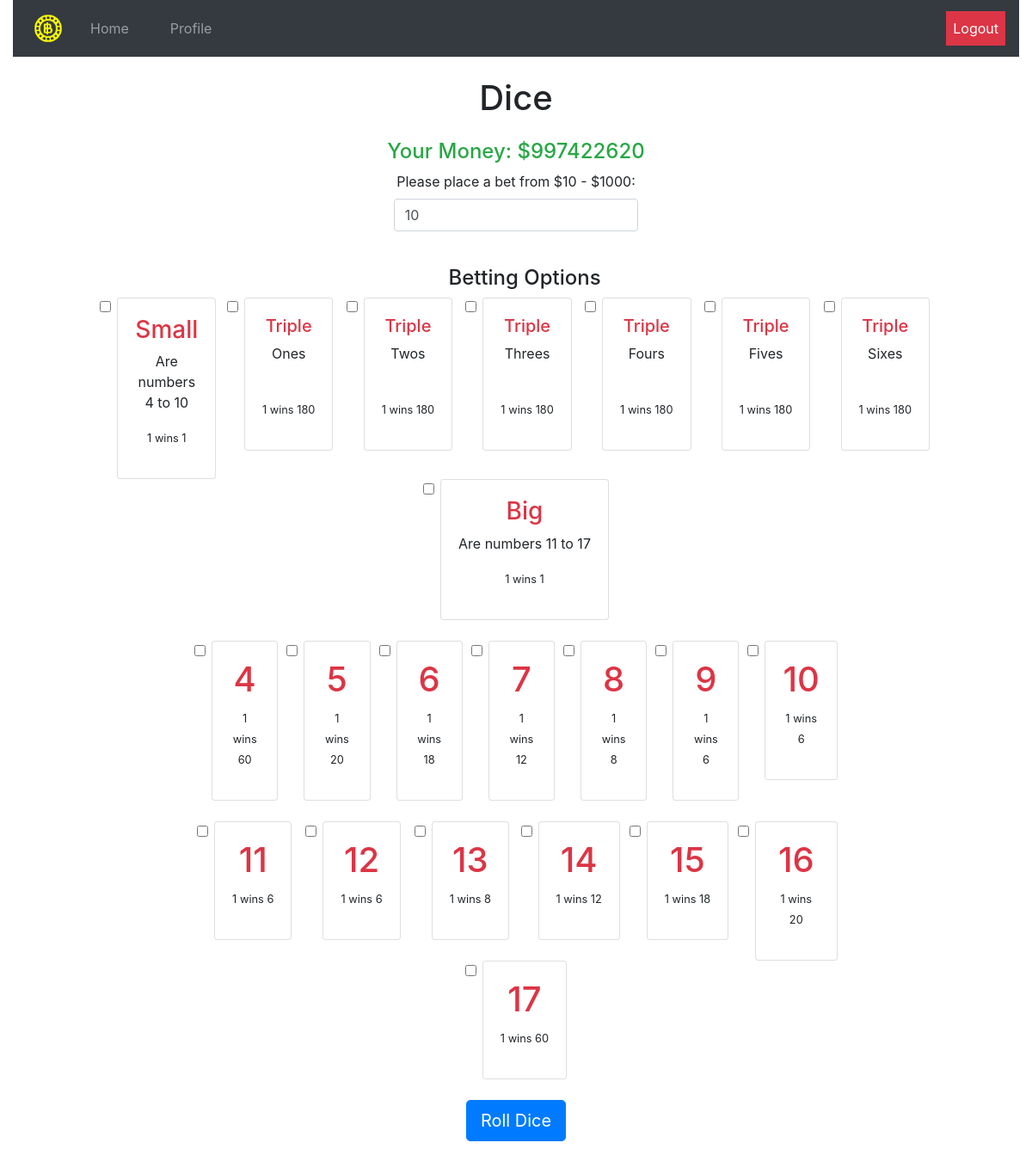
/dice (signed in), run on an earlier commit of the app's database.
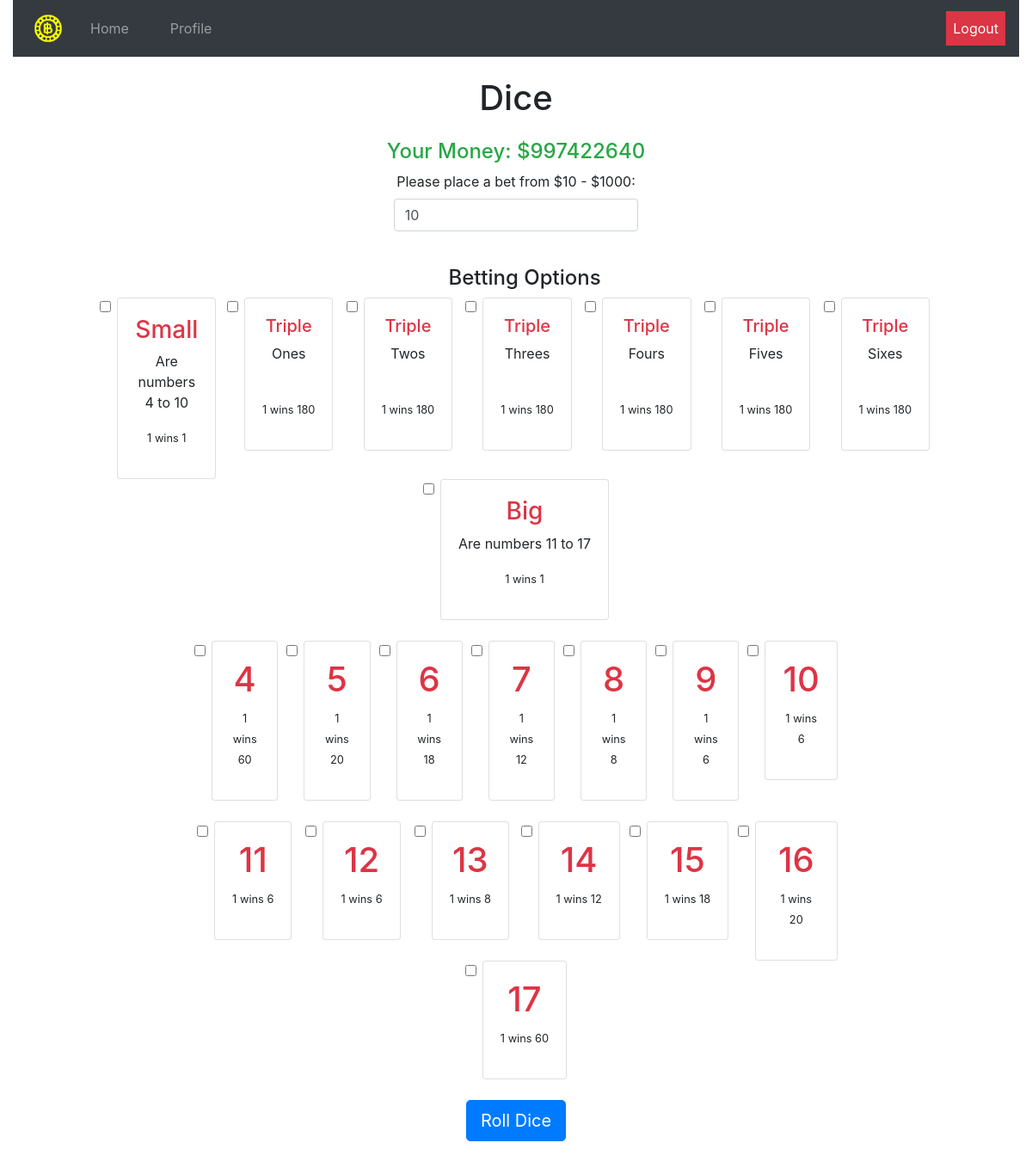
And on a later commit of the database.
### tables this page shows
CREATE TABLE user_tbl (username TEXT, password TEXT, pfp TEXT, money INT, time INT, boosts TEXT);

### app.py (the view, shortened to what this page needs)
@app.route("/dice", methods=["GET", "POST"])
@login_required
def dice():
    user = session['username']
    if request.method == 'GET':
        money = db_manager.getMoney(user)
        return render_template("dice.html", betting=True, money=money)

### app.py (called while the page is built)
def login_required(f):
    @wraps(f)
    def dec(*args, **kwargs):
        if 'username' in session:
            for arg in args:
                print(arg)
            return f(*args, **kwargs)
        flash('You must be logged in to view this page!', 'alert-danger')
        return redirect('/')
    return dec

### utl/db_builder.py (called while the page is built)
def execmany(cmd, inputs):
    db = sqlite3.connect(DB_FILE)
    c = db.cursor()
    output = c.execute(cmd, inputs)
    db.commit()
    return output

### utl/db_manager.py (called while the page is built)
def getMoney(username):
    q = "SELECT money from user_tbl WHERE username=?"
    inputs = (username, )
    data = execmany(q, inputs).fetchone()[0]
    return data

### templates/dice.html (shortened to what the changed rows need)
{% extends "_base.html" %}
{% block body %}
<h1>Dice</h1>
<div class="w-100 p-3">
	<h4 class="text-success">Your Money: ${{ money }}</h4>
	{% if betting %}
  <form action="/dice" method="POST">
    <div class="form-group">
    </div><br>
		<div class="form-check" style="width:85%;" id="options">
			<br>
			<div class="row" style="width:80%">
				<div class="col">
					<label class="form-check-label">
						<div class="card">
						  <div class="card-body">
								<h1 class="text-danger">4</h1>
						  </div>
						</div>
				  </label>
				</div>
				<div class="col">
					<label class="form-check-label">
						<div class="card">
						  <div class="card-body">
								<h1 class="text-danger">5</h1>
						  </div>
						</div>
				  </label>
				</div>
				<div class="col">
					<label class="form-check-label">
						<div class="card">
						  <div class="card-body">
								<h1 class="text-danger">6</h1>
						  </div>
						</div>
				  </label>
				</div>
				<div class="col">
					<label class="form-check-label">
						<div class="card">
						  <div class="card-body">
								<h1 class="text-danger">7</h1>
						  </div>
						</div>
				  </label>
				</div>
				<div class="col">
					<label class="form-check-label">
						<div class="card">
						  <div class="card-body">
								<h1 class="text-danger">8</h1>
						  </div>
						</div>
				  </label>
				</div>
				<div class="col">
					<label class="form-check-label">
						<div class="card">
						  <div class="card-body">
								<h1 class="text-danger">9</h1>
						  </div>
						</div>
				  </label>
				</div>
				<div class="col">
					<label class="form-check-label">
						<div class="card">
						  <div class="card-body">
								<h1 class="text-danger">10</h1>
						  </div>
						</div>
				  </label>
				</div>
			</div>
			<br>
			<div class="row" style="width:80%">
				<div class="col">
					<label class="form-check-label">
						<div class="card">
							<div class="card-body">
								<h1 class="text-danger">11</h1>
							</div>
						</div>
					</label>
				</div>
				<div class="col">
					<label class="form-check-label">
						<div class="card">
							<div class="card-body">
								<h1 class="text-danger">12</h1>
							</div>
						</div>
					</label>
				</div>
				<div class="col">
					<label class="form-check-label">
						<div class="card">
							<div class="card-body">
								<h1 class="text-danger">13</h1>
							</div>
						</div>
					</label>
				</div>
				<div class="col">
					<label class="form-check-label">
						<div class="card">
							<div class="card-body">
								<h1 class="text-danger">14</h1>
							</div>
						</div>
					</label>
				</div>
				<div class="col">
					<label class="form-check-label">
						<div class="card">
							<div class="card-body">
								<h1 class="text-danger">15</h1>
							</div>
						</div>
					</label>
				</div>
				<div class="col">
					<label class="form-check-label">
						<div class="card">
							<div class="card-body">
								<h1 class="text-danger">16</h1>
							</div>
						</div>
					</label>
				</div>
				<div class="col">
					<label class="form-check-label">
						<div class="card">
							<div class="card-body">
								<h1 class="text-danger">17</h1>
							</div>
						</div>
					</label>
				</div>
			</div>
		</div>
		<br>
		<button type="submit" class="btn btn-primary btn-lg">Roll Dice</button>
		</form>
		{% endif %}
</div>
{% endblock %}

What changed in the data, as far as the page shows it:
changed user_tbl: money "997422620" → "997422640"
